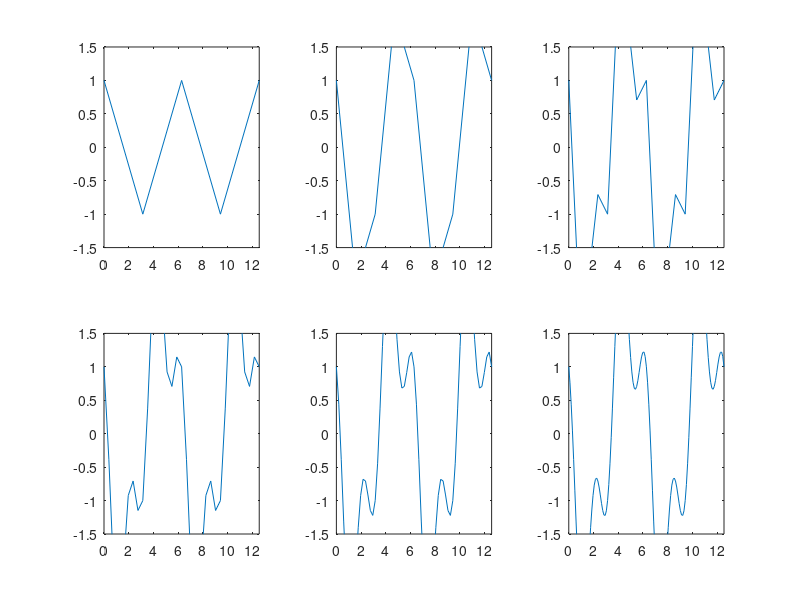

Write the MATLAB code that produced this figure.
for k = 1:6
  x = linspace(0, 4*pi, 2^(k+1)+1);
  subplot(2,3,k), plot(x, cos(3*x)-2*sin(x))
  axis([0, 4*pi, -1.5, 1.5])
end

% El código anterior hace 6 gráficas (k) de la misma función,
% pero cada vez dibujando más puntos (aproximadamente 2
% veces más puntos cada vez).

% La función subplot(r,c,i) arregla el entorno para que
% se divida en r filas x c columnas y se prepare para dibujar
% en la iésima casilla de esa matriz. Por lo tanto, si
% se llamara subplot(3,2,k) se dibujarían 3 filas x 2 columnas
% en vez de 2 columnas x 3 filas.

% Si se quitara la instrucción axis, Octave intenta elegir
% los mejores parámetros. En este caso no queremos eso porque
% además de que es muy malo eligiendo los valores, aquí queremos
% ver cómo cambia la gráfica conforme se agregan más puntos,
% por lo que ajustar los ejes automáticamente dependiendo
% de los datos es contraproducente.
